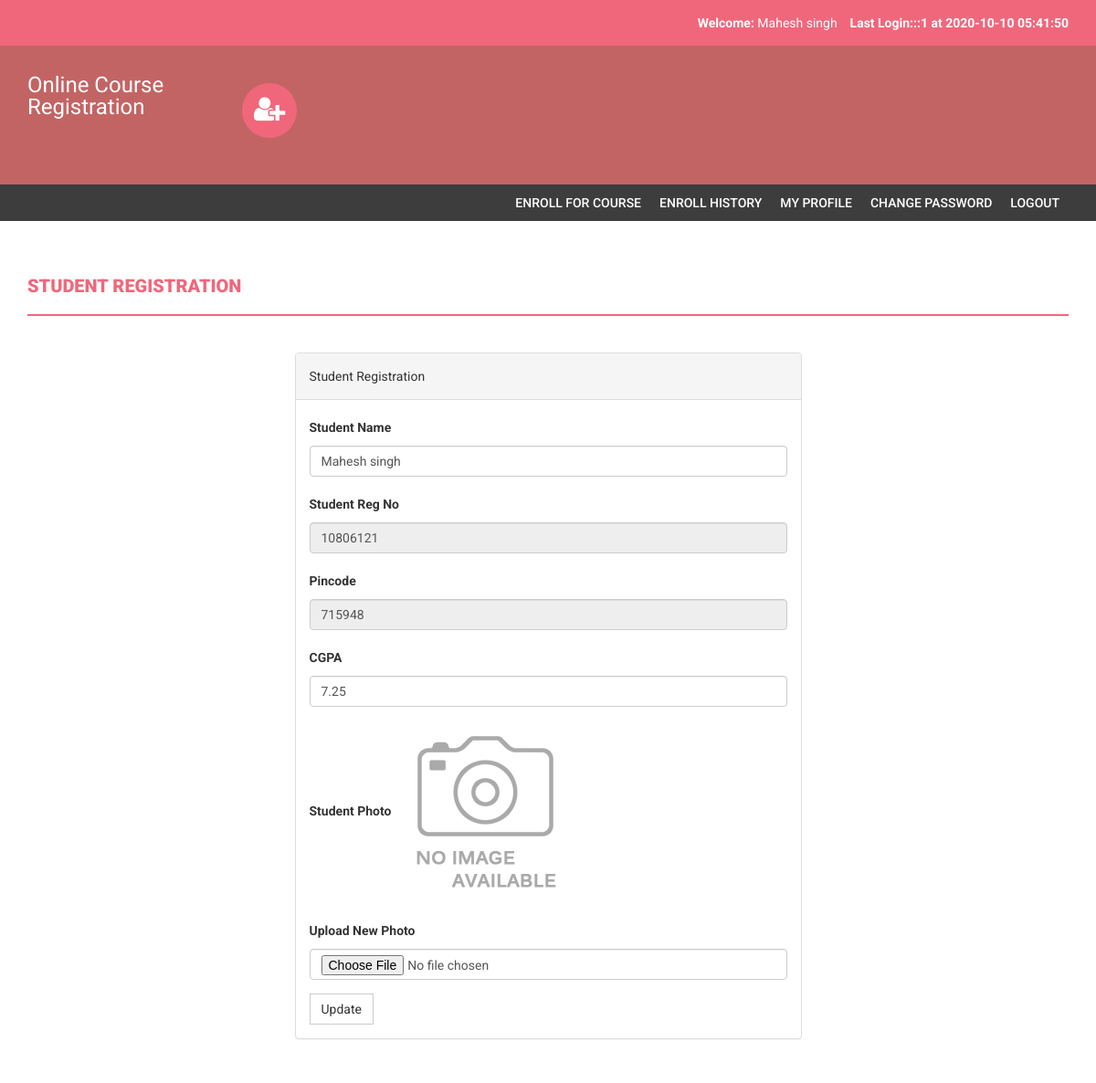
The page /my-profile.php (signed in) on the database its author committed.
### tables this page shows
CREATE TABLE `students` (
  `StudentRegno` varchar(255) NOT NULL,
  `studentPhoto` varchar(255) DEFAULT NULL,
  `password` varchar(255) DEFAULT NULL,
  `studentName` varchar(255) DEFAULT NULL,
  `pincode` varchar(255) DEFAULT NULL,
  `session` varchar(255) DEFAULT NULL,
  `department` varchar(255) DEFAULT NULL,
  `semester` varchar(255) DEFAULT NULL,
  `cgpa` decimal(10,2) DEFAULT NULL,
  `creationdate` timestamp NULL DEFAULT current_timestamp(),
  `updationDate` varchar(255) DEFAULT NULL
);

### my-profile.php (the view, shortened to what this page needs)
<?php
include('includes/config.php');
if(strlen($_SESSION['login'])==0)
    {
header('location:index.php');
}
else{
?>
<!DOCTYPE html>
<html xmlns="http://www.w3.org/1999/xhtml">
<head>
    <link href="assets/css/bootstrap.css" rel="stylesheet" />
    <link href="assets/css/font-awesome.css" rel="stylesheet" />
    <link href="assets/css/style.css" rel="stylesheet" />
</head>
<body>
<?php include('includes/header.php');?>
<?php if($_SESSION['login']!="")
{
 include('includes/menubar.php');
}
 ?>
    <div class="content-wrapper">
        <div class="container">
              <div class="row">
                    <div class="col-md-12">
                        <h1 class="page-head-line">Student Registration  </h1>
                    </div>
                </div>
                <div class="row" >
                  <div class="col-md-3"></div>
                    <div class="col-md-6">
                        <div class="panel panel-default">
                        <div class="panel-heading">
                          Student Registration
                        </div>
<?php $sql=mysqli_query($con,"select * from students where StudentRegno='".$_SESSION['login']."'");
while($row=mysqli_fetch_array($sql))
{ ?>
                        <div class="panel-body">
                       <form name="dept" method="post" enctype="multipart/form-data">
   <div class="form-group">
    <label for="studentname">Student Name  </label>
    <input type="text" class="form-control" id="studentname" name="studentname" value="<?php echo htmlentities($row['studentName']);?>"  />
  </div>
 <div class="form-group">
    <label for="studentregno">Student Reg No   </label>
    <input type="text" class="form-control" id="studentregno" name="studentregno" value="<?php echo htmlentities($row['StudentRegno']);?>"  placeholder="Student Reg no" readonly />
  </div>
<div class="form-group">
    <label for="Pincode">Pincode  </label>
    <input type="text" class="form-control" id="Pincode" name="Pincode" readonly value="<?php echo htmlentities($row['pincode']);?>" required />
  </div>
<div class="form-group">
    <label for="CGPA">CGPA  </label>
    <input type="text" class="form-control" id="cgpa" name="cgpa"  value="<?php echo htmlentities($row['cgpa']);?>" required />
  </div>
<div class="form-group">
    <label for="Pincode">Student Photo  </label>
   <?php if($row['studentPhoto']==""){ ?>
   <img src="studentphoto/noimage.png" width="200" height="200"><?php } else {?>
   <img src="studentphoto/<?php echo htmlentities($row['studentPhoto']);?>" width="200" height="200">
   <?php } ?>
  </div>
<div class="form-group">
    <label for="Pincode">Upload New Photo  </label>
    <input type="file" class="form-control" id="photo" name="photo"  value="<?php echo htmlentities($row['studentPhoto']);?>" />
  </div>
  <?php } ?>
 <button type="submit" name="submit" id="submit" class="btn btn-default">Update</button>
</form>
                            </div>
                            </div>
                    </div>
                </div>
            </div>
        </div>
</body>
</html>
<?php } ?>

### includes/header.php (shortened to what this page needs)
<?php
include("includes/config.php");
?>
<?php if($_SESSION['login']!="")
{?>
<header>
        <div class="container">
            <div class="row">
                <div class="col-md-12">
                    <strong>Welcome: </strong><?php echo htmlentities($_SESSION['sname']);?>
                    <strong>Last Login:<?php
        $ret=mysqli_query($con,"SELECT  * from userlog where studentRegno='".$_SESSION['login']."' order by id desc limit 1,1");
                    $row=mysqli_fetch_array($ret);
                    echo $row['userip']; ?> at <?php echo $row['loginTime'];?></strong>
                </div>
            </div>
        </div>
    </header>
    <?php } ?>
    <div class="navbar navbar-inverse set-radius-zero">
        <div class="container">
            <div class="navbar-header">
                <a class="navbar-brand" href="#" style="color:#fff; font-size:24px;4px; line-height:24px; ">
                   Online Course Registration
                </a>
            </div>
            <div class="left-div">
                <i class="fa fa-user-plus login-icon" ></i>
        </div>
            </div>
        </div>

### assets/css/style.css (style rules this page uses)
body { font-family: 'Roboto', sans-serif; line-height: 30px; }
.set-radius-zero { border-radius: 0px; -moz-border-radius: 0px; -webkit-border-radius: 0px; }
.content-wrapper { margin-top: 40px; min-height: 600px; padding-bottom: 60px; }
.page-head-line { font-weight: 900; padding-bottom: 20px; border-bottom: 2px solid #F0677C; text-transform: uppercase; color: #F0677C; font-size: 20px; margin-bottom: 40px; }
.btn { border-radius: 0px; -webkit-border-radius: 0px; -moz-border-radius: 0px; }
.login-icon { height: 60px; width: 60px; padding: 13px; border-radius: 50%; font-size: 30px; margin-bottom: 20px; color: #fff; text-align: center; cursor:pointer; background-color:#F0677C; -webkit-border-radius:50%; -moz-border-radius:50%; }
header { background-color: #F0677C; color: #fff; padding: 10px; text-align: right; }
.left-div { padding-left: 30px; margin-top: 40px; margin-bottom: 30px; }
.navbar-brand { width: 250px; padding-top: 30px; }
.navbar-inverse { background-color: #C36464; border-color: transparent; }
.navbar { margin-bottom: 0px; }

### rows shown on the page
students: studentname "Mahesh singh", studentregno "10806121", Pincode "715948", cgpa "7.25"

### other values the page prints
$_SESSION['sname'] "Mahesh singh"
$row['userip'] "::1"
$row['loginTime'] "2020-10-10 05:41:50"
